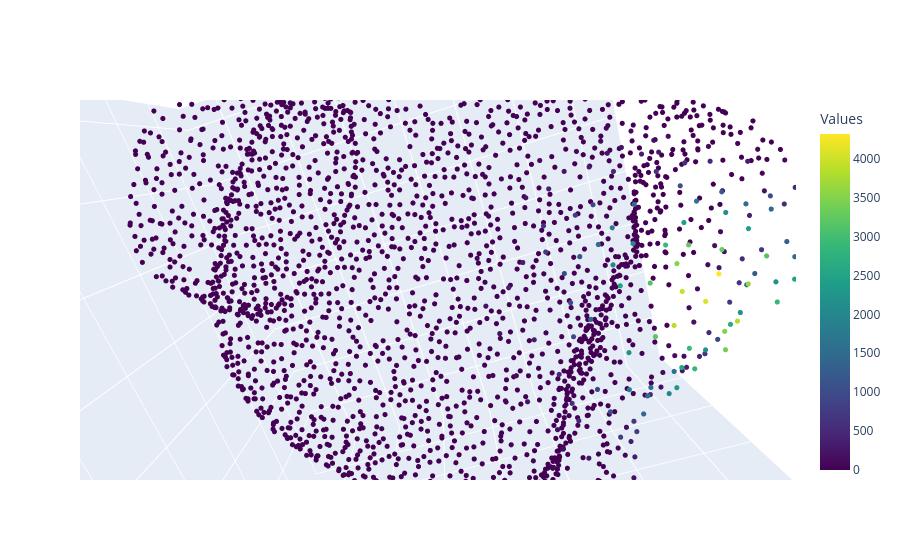

The notebook cell this image was saved under:
### Code cell
import torch
import plotly.graph_objects as go
import numpy as np

# 포인트 클라우드를 numpy 배열로 변환
points_np = pcd0.squeeze(0).numpy()  # 3xN 배열
values_np = neighbor_count.numpy()  # N 배열

# plotly를 이용한 시각화
fig = go.Figure(data=[go.Scatter3d(
    x=points_np[0],  # X 좌표
    y=points_np[1],  # Y 좌표
    z=points_np[2],  # Z 좌표
    mode='markers',
    marker=dict(
        size=3,
        color=values_np,  # 색상 값
        colorscale='Viridis',  # 색상 스케일
        colorbar=dict(title='Values'),  # 색상바 제목
        showscale=True
    )
)])

fig.update_layout(scene=dict(
    xaxis_title='X',
    yaxis_title='Y',
    zaxis_title='Z'
))

fig.show()

### Figure 1 — Plotly figure (JSON) as saved in the notebook; plotly's stock layout.template omitted (floating-point values rounded to 4 significant figures; data arrays with more than 128 entries replaced by an {"elided": "..."} marker saying what was removed)
{"data": [{"marker": {"color": {"elided": "2556 int values"}, "colorbar": {"title": {"text": "Values"}}, "colorscale": [[0, "#440154"], [0.1111, "#482878"], [0.2222, "#3e4989"], [0.3333, "#31688e"], [0.4444, "#26828e"], [0.5556, "#1f9e89"], [0.6667, "#35b779"], [0.7778, "#6ece58"], [0.8889, "#b5de2b"], [1, "#fde725"]], "showscale": true, "size": 3}, "mode": "markers", "type": "scatter3d", "x": {"elided": "2556 float values"}, "y": {"elided": "2556 float values"}, "z": {"elided": "2556 float values"}}], "layout": {"autosize": true, "scene": {"aspectmode": "auto", "aspectratio": {"x": 1.045, "y": 1.059, "z": 0.9037}, "camera": {"center": {"x": 0, "y": 0, "z": 0}, "eye": {"x": 0.2302, "y": 0.07052, "z": -0.7983}, "projection": {"type": "perspective"}, "up": {"x": 0, "y": 0, "z": 1}}, "xaxis": {"title": {"text": "X"}, "type": "linear"}, "yaxis": {"title": {"text": "Y"}, "type": "linear"}, "zaxis": {"title": {"text": "Z"}, "type": "linear"}}}}
